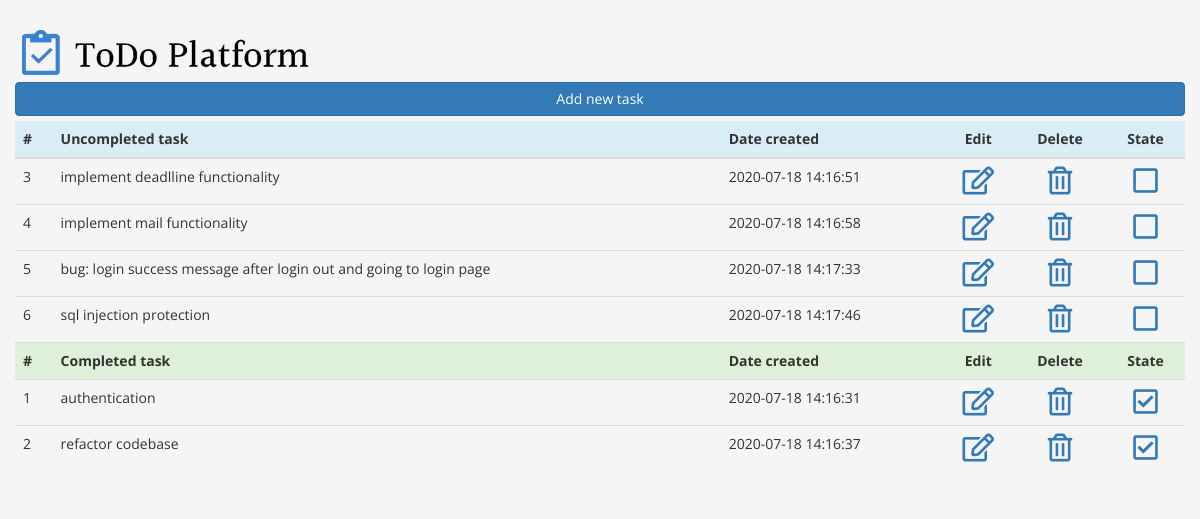
Screenshot of / (signed in) with the database file from the repository.
### app/models.py (models this page shows, shortened)
class Task(db.Model):
    id = db.Column(db.Integer, primary_key=True)
    text = db.Column(db.String(255), nullable=False)
    date_created = db.Column(db.DateTime, nullable=False)
    is_done = db.Column(db.Boolean, default=False)

### app/routes.py (the view)
@app.route("/", methods=["GET", "POST"])
@login_required
def index():
    todo_tasks = Task.query.filter_by(is_done=False)
    completed_tasks = Task.query.filter_by(is_done=True)
    return render_template("index.html", todo_tasks=todo_tasks, completed_tasks=completed_tasks)

### app/routes.py (called while the page is built)
@login_manager.user_loader
def load_user(user_id):
    return User.query.get(int(user_id))

### app/templates/index.html
{% extends "layout.html" %}
{% block body %}
    <div class="task_manager container">
        <div class="row no-gutters">
            <div class="col">
                <a href="/"><img src="{{ url_for('static', filename='img/todo-platform-logo.png') }}" alt="ToDo Platform"></a>
            </div>
        </div>
        <div class="row text-center">
            <div class="col">
                <a class="btn btn-primary my_button" href="/add_form">Add new task</a>
            </div>
        </div>
        <div class="row">
            <div class="col">
                <div class="table-responsive">
                    <table class="table">
                        <thead>
                            <tr class="info">
                                <th>#</th>
                                <th>Uncompleted task</th>
                                <th>Date created</th>
                                <th class="text-center">Edit</th>
                                <th class="text-center">Delete</th>
                                <th class="text-center">State</th>
                            </tr>
                        </thead>
                        <tbody>
                            {% for task in todo_tasks %}
                            <tr>
                                <td>{{task.id}}</td><td>{{task.text}}</td><td>{{task.date_created}}</td>
                                <td class="text-center"><a href="/edit_form?id={{task.id}}" id="edit_{{task.id}}"><i class="far fa-edit fa-2x"></i></a></td>
                                <td class="text-center"><a href="/delete_task?id={{task.id}}" id="del_{{task.id}}"><i class="far fa-trash-alt fa-2x"></i></a></td>
                                <td class="text-center"><a href="/toggle_state?id={{task.id}}" id="state_{{task.id}}"><i class="far fa-square fa-2x"></i></a></td>
                            </tr>
                            {% endfor %}
                            <tr class="success">
                                <th>#</th>
                                <th>Completed task</th>
                                <th>Date created</th>
                                <th class="text-center">Edit</th>
                                <th class="text-center">Delete</th>
                                <th class="text-center">State</th>
                            </tr>
                            {% for task in completed_tasks %}
                            <tr>
                                <td>{{task.id}}</td><td>{{task.text}}</td><td>{{task.date_created}}</td>
                                <td class="text-center"><a href="/edit_form?id={{task.id}}" id="edit_{{task.id}}"><i class="far fa-edit fa-2x"></i></a></td>
                                <td class="text-center"><a href="/delete_task?id={{task.id}}" id="del_{{task.id}}"><i class="far fa-trash-alt fa-2x"></i></a></td>
                                <td class="text-center"><a href="/toggle_state?id={{task.id}}" id="status_{{task.id}}"><i class="far fa-check-square fa-2x"></i></a></td>
                            </tr>
                            {% endfor %}
                        </tbody>
                    </table>
                </div>
            </div>
        </div>
    </div>
{% endblock %}

### app/templates/layout.html (shortened to what this page needs)
{% extends "bootstrap/base.html" %}
{% block html_attribs %} lang="en"{% endblock %}
{% block head %}
    {{ super() }}
{% endblock %}
{% block styles %}
    {{ super() }}
    <link rel="stylesheet" href="{{ url_for('static', filename='css/style.css') }}">
    <link rel="stylesheet" href="https://use.fontawesome.com/releases/v5.12.0/css/all.css">
{% endblock %}

### app/static/css/style.css (style rules this page uses)
body { background-color: rgb(245, 245, 245); font-family: 'Open Sans', sans-serif; height: 100% }
.task_manager { margin-top: 2%; }
.my_button { width: 100%; margin-bottom: 5px; }

### rows the page displays
Task: id "3", text "implement deadlline functionality", date_created "2020-07-18 14:16:51"
Task: id "4", text "implement mail functionality", date_created "2020-07-18 14:16:58"
Task: id "5", text "bug: login success message after login out and going to login page", date_created "2020-07-18 14:17:33"
Task: id "6", text "sql injection protection", date_created "2020-07-18 14:17:46"
Task: id "1", text "authentication", date_created "2020-07-18 14:16:31"
Task: id "2", text "refactor codebase", date_created "2020-07-18 14:16:37"
